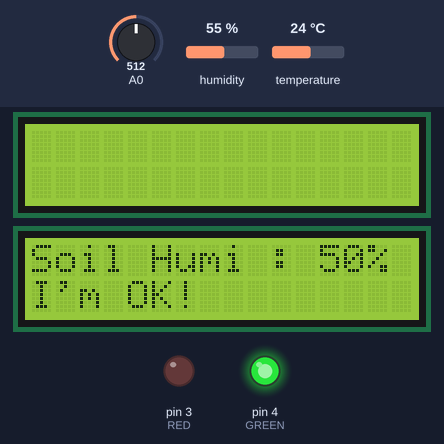
A sketch run on a simulated Arduino Uno, built with avr-gcc and run on an emulated ATmega328P. Parts: 2 × 16×2 character LCD, output pins drawn as LEDs (lit = HIGH). The inputs (shaded band) are chosen by the test bench; at power-on: A0 = 512, humidity 55 %, temperature 24 °C. What the sketch prints to the serial monitor is not drawn.

Above: at 1.3 s.
1.4 s: A0 set to 654
At 3.9 s:
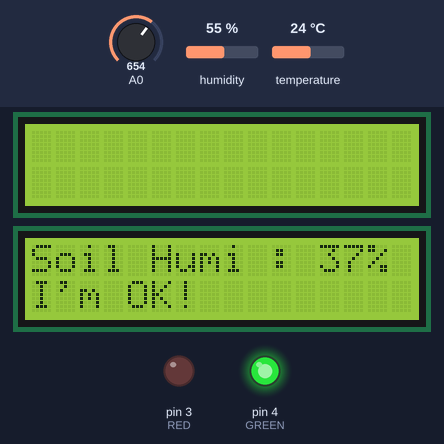
7.5 s: A0 set to 672
At 10.0 s:
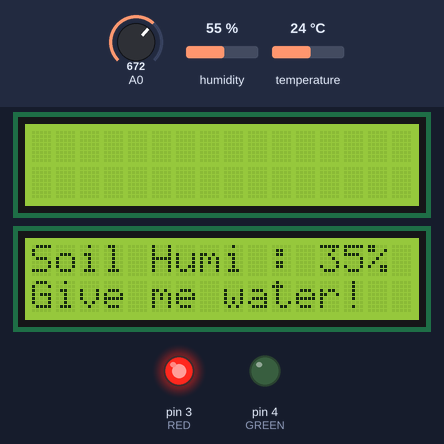
13.6 s: A0 set to 716
At 16.5 s:
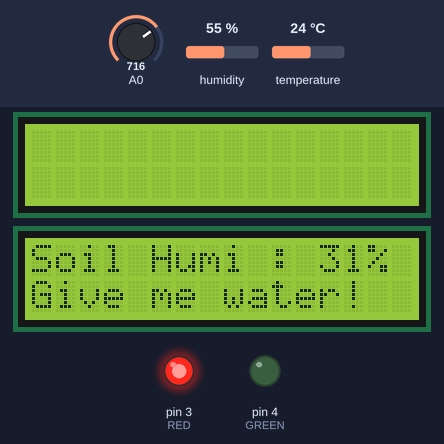
Timing chart, 0 to 18.0 s (numbered marks = the images above; inputs shaded):
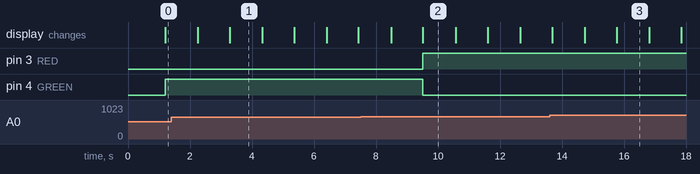

Measured:
- the behaviour switches between 664 and 665 on A0 (found by bisection; images 1 and 2)
- after the input at 1.4 s, the display: first differs from a run without the input after 1.9 s (image 1)
- after the input at 7.5 s, pin 3 (RED): LOW → HIGH after 2.0 s; pin 4 (GREEN): HIGH → LOW after 2.0 s; the display: first differs from a run without the input after 2.0 s (image 2)
- after the input at 13.6 s, the display: first differs from a run without the input after 2.2 s (image 3)
- what the display in image 1 shows lasts 1.0 s, from 3.3 s to 4.3 s

The sketch:

tNh_n_soil.ino
```cpp
#include <Wire.h>
#include <hd44780.h>
#include <LiquidCrystal_I2C.h>
#include <hd44780ioClass/hd44780_I2Cexp.h>
#include <DHT11.h>

LiquidCrystal_I2C lcd_dht11(0x27,16,2);
hd44780_I2Cexp lcd;

int pin=5;
DHT11 dht11(pin);
#define RED 3
#define GREEN 4

void setup() {
  // put your setup code here, to run once:
  lcd_dht11.init();
  lcd.begin(16,2);
  Serial.begin(9600);
  pinMode(RED,OUTPUT);
  pinMode(GREEN, OUTPUT);
}

void loop() {
  int err;
  float temp_dht11, humi_dht11;
  // put your main code here, to run repeatedly:
  int humidity = map(analogRead(A0), 0, 1023, 100, 0);
  lcd.clear();
  if((err=dht11.read(humi_dht11, temp_dht11))==0)
  {
    // DHT11 temp, humi
    lcd_dht11.backlight();
    lcd_dht11.display();
    lcd_dht11.setCursor(0,0);
    lcd_dht11.print("Temp: ");
    lcd_dht11.print(temp_dht11);
    lcd_dht11.setCursor(0,1);
    lcd_dht11.print("Humi: ");
    lcd_dht11.print(humi_dht11);

    Serial.print("Temp: ");
    Serial.print(temp_dht11);
    Serial.print("Humi: ");
    Serial.print(humi_dht11);
    Serial.println();
    lcd_dht11.clear();
    delay(1000);


    // Soil Humi

    lcd.setCursor(0,0);
    lcd.print("Soil Humi : ");
    lcd.print(humidity);
    lcd.print("%");

    lcd.setCursor(0,1);
    if(humidity>35)
    {
        digitalWrite(GREEN, HIGH);
        digitalWrite(RED, LOW);
        lcd.print("I'm OK!");
    }
    else
    {
        digitalWrite(GREEN, LOW);
        digitalWrite(RED, HIGH);
        lcd.print("Give me water!");
    }
  }
  else
  {
    lcd_dht11.backlight();
    lcd_dht11.display();
    lcd_dht11.print("ERROR NO.: ");
    lcd_dht11.print(err);
  }

  delay(1000);

}
```
